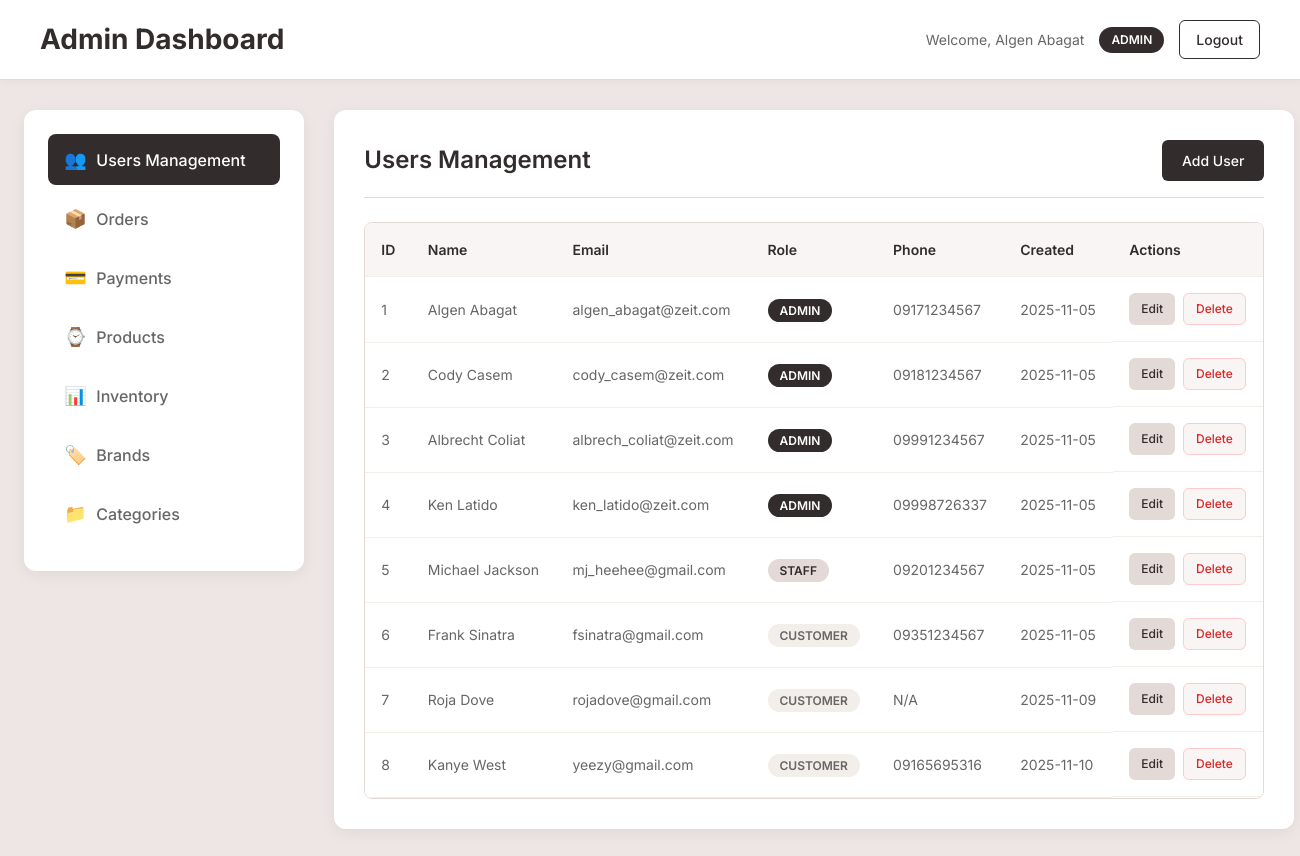
The app's page /admin-dashboard.php (signed in), older data.
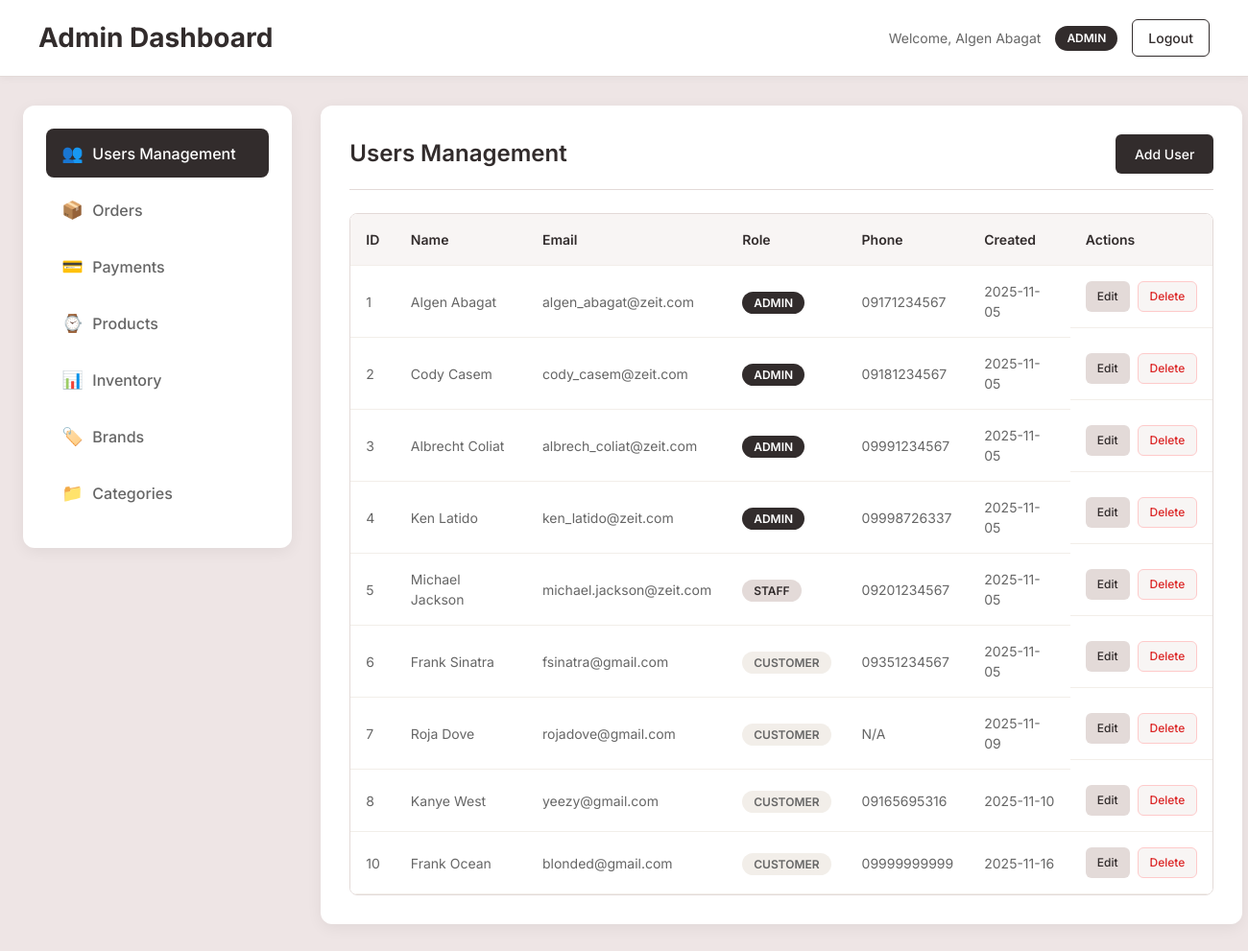
The same page, newer data.
### tables this page shows
CREATE TABLE `users` (
  `user_id` int NOT NULL AUTO_INCREMENT,
  `role_id` int NOT NULL,
  `first_name` varchar(100) DEFAULT NULL,
  `last_name` varchar(100) DEFAULT NULL,
  `email` varchar(100) DEFAULT NULL,
  `password_hash` varchar(255) NOT NULL,
  `phone` varchar(20) DEFAULT NULL,
  `created_at` date DEFAULT (curdate()),
  PRIMARY KEY (`user_id`),
  UNIQUE KEY `email` (`email`),
  KEY `fk_users_role` (`role_id`),
  CONSTRAINT `fk_users_role` FOREIGN KEY (`role_id`) REFERENCES `roles` (`role_id`)
);

CREATE TABLE `roles` (
  `role_id` int NOT NULL AUTO_INCREMENT,
  `role_name` enum('Customer','Admin','Staff') NOT NULL,
  PRIMARY KEY (`role_id`)
);

### admin-dashboard.php (the view, shortened to what the changed rows need)
<?php
require_once 'config.php';
$conn = getDBConnection($host, $user, $password, $database, $port);
$user_id = $_SESSION['user_id'];
$role_query = "SELECT r.role_name, u.first_name, u.last_name
               FROM users u
               JOIN roles r ON u.role_id = r.role_id
               WHERE u.user_id = ?";
$stmt = $conn->prepare($role_query);
$stmt->bind_param("i", $user_id);
$stmt->execute();
$result = $stmt->get_result();
$user_data = $result->fetch_assoc();
$is_admin = $user_data['role_name'] == 'Admin';
$user_name = $user_data['first_name'] . ' ' . $user_data['last_name'];
?>
<!DOCTYPE html>
<html lang="en">
<head>
    <link href="https://cdn.jsdelivr.net/npm/bootstrap@5.3.3/dist/css/bootstrap.min.css" rel="stylesheet">
    <link rel="stylesheet" href="styles/styles.css">
    <link rel="stylesheet" href="styles/admin-dashboard.css">
</head>
<body>
    <div class="container-fluid admin-dashboard">
        <header class="admin-header">
            <div class="header-content">
                <h1>Admin Dashboard</h1>
                <div class="user-info">
                    <span>Welcome, <?php echo htmlspecialchars($user_name); ?></span>
                    <span class="role-badge <?php echo $is_admin ? 'admin' : 'staff'; ?>">
                        <?php echo $user_data['role_name']; ?>
                    </span>
                    <a href="logout.php" class="logout-btn">Logout</a>
                </div>
            </div>
        </header>
        <div class="admin-content">
            <main class="admin-main">
                <section id="users" class="content-section active">
                    <div class="section-header">
                        <h2>Users Management</h2>
                    </div>
                    <div class="table-container">
                        <table class="data-table">
                            <thead>
                                <tr>
                                    <th>ID</th>
                                    <th>Name</th>
                                    <th>Email</th>
                                    <th>Role</th>
                                    <th>Phone</th>
                                    <th>Created</th>
                                    <th>Actions</th>
                                </tr>
                            </thead>
                            <tbody>
                                <?php
                                $users_query = "SELECT u.*, r.role_name FROM users u JOIN roles r ON u.role_id = r.role_id";
                                $users_result = $conn->query($users_query);
                                while ($user = $users_result->fetch_assoc()):
                                ?>
                                <tr>
                                    <td><?php echo $user['user_id']; ?></td>
                                    <td><?php echo htmlspecialchars($user['first_name'] . ' ' . $user['last_name']); ?></td>
                                    <td><?php echo htmlspecialchars($user['email']); ?></td>
                                    <td><span class="role-badge <?php echo strtolower($user['role_name']); ?>"><?php echo $user['role_name']; ?></span></td>
                                    <td><?php echo htmlspecialchars($user['phone'] ?? 'N/A'); ?></td>
                                    <td><?php echo $user['created_at']; ?></td>
                                    <td class="actions">
                                        <button class="btn btn-sm btn-edit" onclick="editUser(<?php echo $user['user_id']; ?>)">Edit</button>
                                        <button class="btn btn-sm btn-delete" onclick="deleteUser(<?php echo $user['user_id']; ?>)">Delete</button>
                                    </td>
                                </tr>
                                <?php endwhile; ?>
                            </tbody>
                        </table>
                    </div>
                </section>
</body>
</html>

Row changes from the older to the newer data that the page shows:
changed users "Michael Jackson": email "mj_heehee@gmail.com" → "michael.jackson@zeit.com"
added users: user_id "10", first_name+last_name "Frank Ocean", email "blonded@gmail.com", role.role_name "CUSTOMER", phone "09999999999", created_at "2025-11-16"
